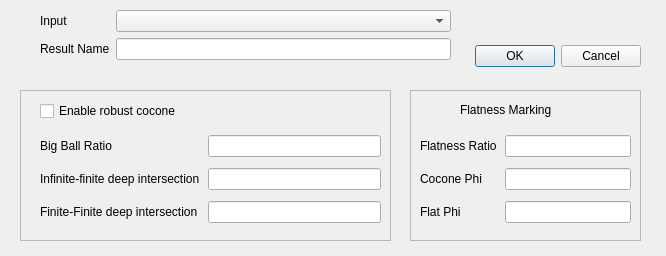
<?xml version="1.0" encoding="UTF-8"?>
<ui version="4.0">
 <class>TightCoconeDialog</class>
 <widget class="QDialog" name="TightCoconeDialog">
  <property name="geometry">
   <rect>
    <x>0</x>
    <y>0</y>
    <width>666</width>
    <height>256</height>
   </rect>
  </property>
  <property name="windowTitle">
   <string>Tight Cocone</string>
  </property>
  <widget class="QDialogButtonBox" name="buttonBox">
   <property name="geometry">
    <rect>
     <x>460</x>
     <y>40</y>
     <width>181</width>
     <height>32</height>
    </rect>
   </property>
   <property name="orientation">
    <enum>Qt::Horizontal</enum>
   </property>
   <property name="standardButtons">
    <set>QDialogButtonBox::Cancel|QDialogButtonBox::Ok</set>
   </property>
  </widget>
  <widget class="QFrame" name="CoconFrame">
   <property name="geometry">
    <rect>
     <x>20</x>
     <y>90</y>
     <width>371</width>
     <height>151</height>
    </rect>
   </property>
   <property name="frameShape">
    <enum>QFrame::StyledPanel</enum>
   </property>
   <property name="frameShadow">
    <enum>QFrame::Raised</enum>
   </property>
   <widget class="QCheckBox" name="RobustCoconeCheckbox">
    <property name="geometry">
     <rect>
      <x>20</x>
      <y>10</y>
      <width>341</width>
      <height>22</height>
     </rect>
    </property>
    <property name="text">
     <string>Enable robust cocone</string>
    </property>
   </widget>
   <widget class="QWidget" name="gridLayoutWidget">
    <property name="geometry">
     <rect>
      <x>20</x>
      <y>40</y>
      <width>341</width>
      <height>101</height>
     </rect>
    </property>
    <layout class="QGridLayout" name="gridLayout">
     <property name="horizontalSpacing">
      <number>8</number>
     </property>
     <item row="0" column="1">
      <widget class="QLineEdit" name="BigBallEdit"/>
     </item>
     <item row="1" column="0">
      <widget class="QLabel" name="outputFile">
       <property name="text">
        <string>Infinite-finite deep intersection</string>
       </property>
      </widget>
     </item>
     <item row="1" column="1">
      <widget class="QLineEdit" name="InfiniteFiniteEdit"/>
     </item>
     <item row="0" column="0">
      <widget class="QLabel" name="iterationsLabel">
       <property name="text">
        <string>Big Ball Ratio</string>
       </property>
      </widget>
     </item>
     <item row="2" column="1">
      <widget class="QLineEdit" name="FiniteFiniteEdit"/>
     </item>
     <item row="2" column="0">
      <widget class="QLabel" name="label">
       <property name="text">
        <string>Finite-Finite deep intersection</string>
       </property>
      </widget>
     </item>
    </layout>
   </widget>
  </widget>
  <widget class="QFrame" name="FlatnessFrame">
   <property name="geometry">
    <rect>
     <x>410</x>
     <y>90</y>
     <width>231</width>
     <height>151</height>
    </rect>
   </property>
   <property name="frameShape">
    <enum>QFrame::StyledPanel</enum>
   </property>
   <property name="frameShadow">
    <enum>QFrame::Raised</enum>
   </property>
   <widget class="QWidget" name="gridLayoutWidget_2">
    <property name="geometry">
     <rect>
      <x>10</x>
      <y>40</y>
      <width>211</width>
      <height>101</height>
     </rect>
    </property>
    <layout class="QGridLayout" name="gridLayout_2">
     <property name="horizontalSpacing">
      <number>8</number>
     </property>
     <item row="0" column="1">
      <widget class="QLineEdit" name="FlatnessEdit"/>
     </item>
     <item row="1" column="0">
      <widget class="QLabel" name="outputFile_2">
       <property name="text">
        <string>Cocone Phi</string>
       </property>
      </widget>
     </item>
     <item row="1" column="1">
      <widget class="QLineEdit" name="CoconePhiEdit"/>
     </item>
     <item row="2" column="1">
      <widget class="QLineEdit" name="FlatPhiEdit"/>
     </item>
     <item row="2" column="0">
      <widget class="QLabel" name="label_2">
       <property name="text">
        <string>Flat Phi</string>
       </property>
      </widget>
     </item>
     <item row="0" column="0">
      <widget class="QLabel" name="iterationsLabel_2">
       <property name="text">
        <string>Flatness Ratio</string>
       </property>
      </widget>
     </item>
    </layout>
   </widget>
   <widget class="QLabel" name="label_3">
    <property name="geometry">
     <rect>
      <x>50</x>
      <y>10</y>
      <width>121</width>
      <height>20</height>
     </rect>
    </property>
    <property name="text">
     <string>Flatness Marking</string>
    </property>
   </widget>
  </widget>
  <widget class="QWidget" name="formLayoutWidget">
   <property name="geometry">
    <rect>
     <x>40</x>
     <y>10</y>
     <width>411</width>
     <height>71</height>
    </rect>
   </property>
   <layout class="QFormLayout" name="formLayout">
    <item row="0" column="1">
     <widget class="QComboBox" name="GeometryList"/>
    </item>
    <item row="0" column="0">
     <widget class="QLabel" name="label_4">
      <property name="text">
       <string>Input</string>
      </property>
     </widget>
    </item>
    <item row="1" column="0">
     <widget class="QLabel" name="label_5">
      <property name="text">
       <string>Result Name</string>
      </property>
     </widget>
    </item>
    <item row="1" column="1">
     <widget class="QLineEdit" name="ResultEdit"/>
    </item>
   </layout>
  </widget>
 </widget>
 <resources/>
 <connections>
  <connection>
   <sender>buttonBox</sender>
   <signal>accepted()</signal>
   <receiver>TightCoconeDialog</receiver>
   <slot>accept()</slot>
   <hints>
    <hint type="sourcelabel">
     <x>248</x>
     <y>254</y>
    </hint>
    <hint type="destinationlabel">
     <x>157</x>
     <y>274</y>
    </hint>
   </hints>
  </connection>
  <connection>
   <sender>buttonBox</sender>
   <signal>rejected()</signal>
   <receiver>TightCoconeDialog</receiver>
   <slot>reject()</slot>
   <hints>
    <hint type="sourcelabel">
     <x>316</x>
     <y>260</y>
    </hint>
    <hint type="destinationlabel">
     <x>286</x>
     <y>274</y>
    </hint>
   </hints>
  </connection>
 </connections>
</ui>
